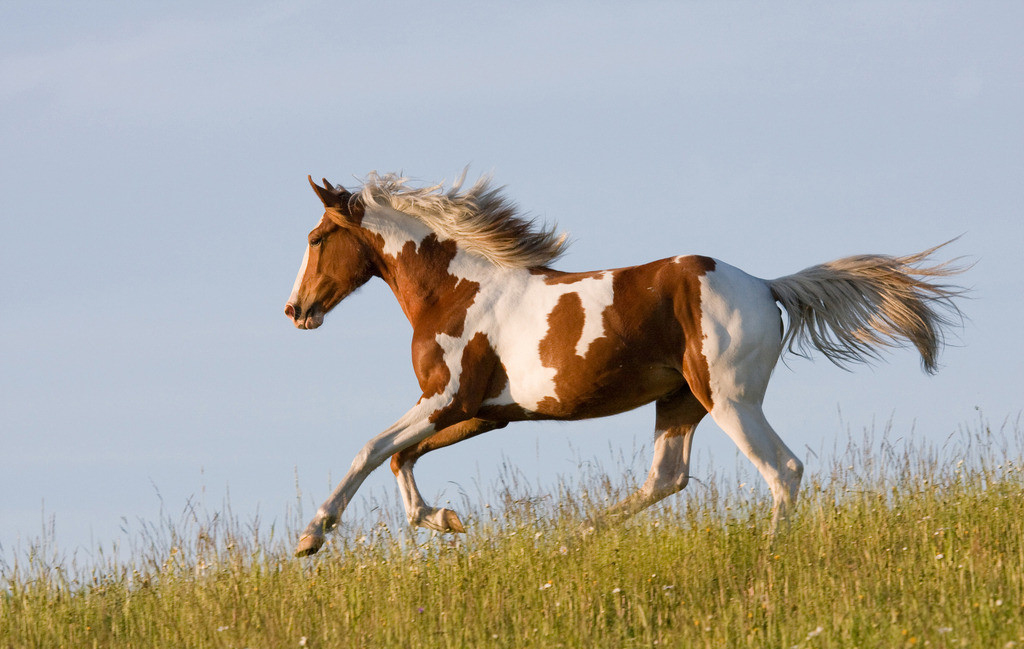
#> input picture OpenCV/horse.jpg, 1024 x 649 px
$ jupyter execute '09_边缘检测.ipynb'
#> lines starting #> are read from the running program, lines starting #| are printed output that depends on the picture; after the words box and inside, x2 and y2 are one past the last pixel; in counts of white or black regions, pixels touching at a corner belong together
[cell 1]
import numpy as np
import cv2 as cv
import matplotlib.pyplot as plt

[cell 2]
img = cv.imread("./horse.jpg", 0)
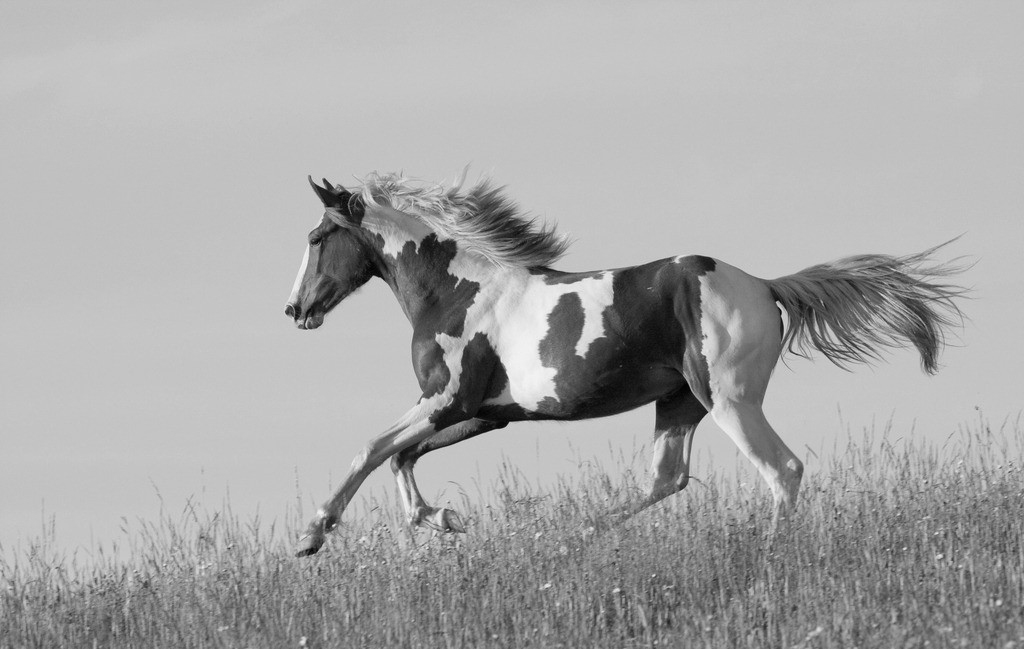
#> img: shape (649, 1024); min 1, max 246, mean 167.8

[cell 3]
plt.imshow(img, cmap=plt.cm.gray)

# 1 Sobel

[cell 4]
x = cv.Sobel(img, cv.CV_16S, 1, 0)
y = cv.Sobel(img, cv.CV_16S, 0, 1)
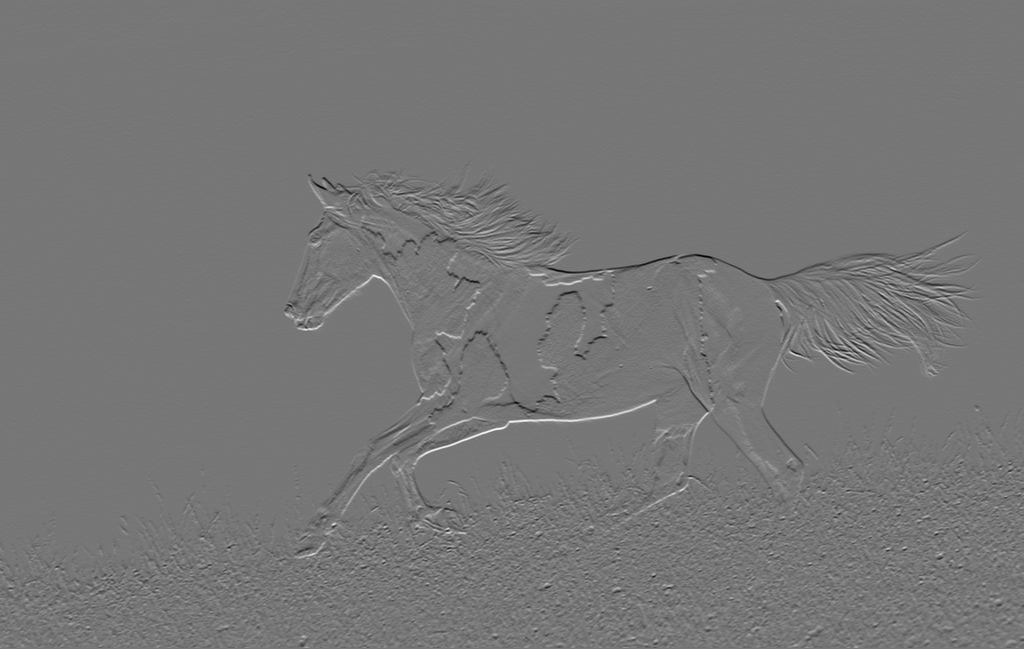
#> y: shape (649, 1024) int16; min -663, max 757, mean -0.9; drawn with min black and max white

[cell 5]
absX = cv.convertScaleAbs(x)
absY = cv.convertScaleAbs(y)

[cell 6]
res = cv.addWeighted(absX, 0.5, absY, 0.5, 0)

[cell 7]
plt.imshow(res, cmap=plt.cm.gray)

# 2 Schaar

[cell 8]
x = cv.Sobel(img, cv.CV_16S, 1, 0, ksize=-1)
y = cv.Sobel(img, cv.CV_16S, 0, 1, ksize=-1)

[cell 9]
absX = cv.convertScaleAbs(x)
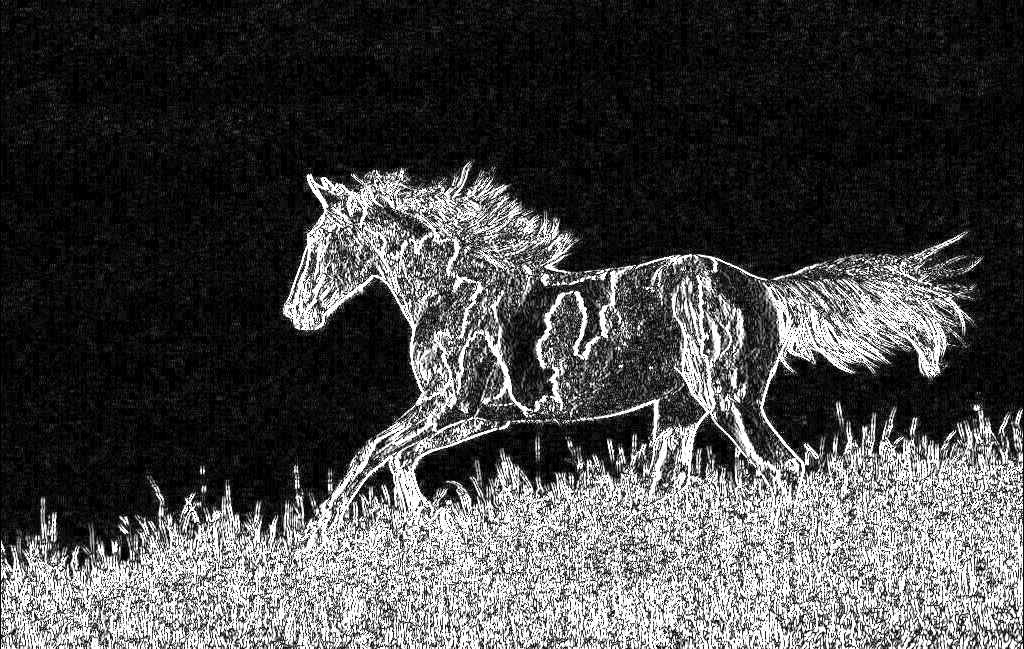
#> absX: shape (649, 1024); min 0, max 255, mean 72.7
absY = cv.convertScaleAbs(y)
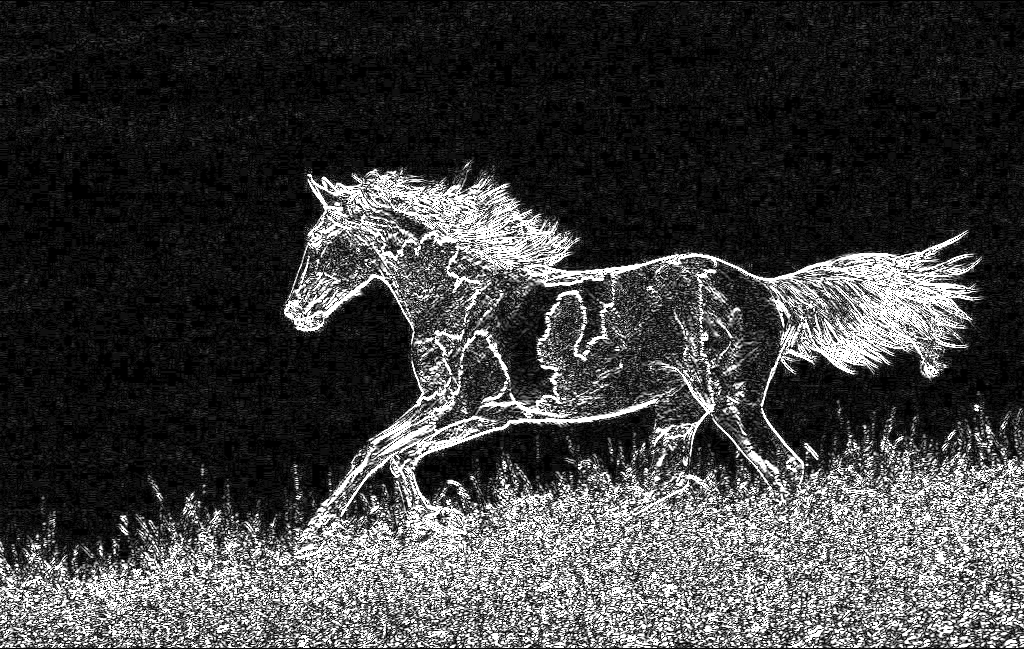
#> absY: shape (649, 1024); min 0, max 255, mean 63.7

[cell 10]
res = cv.addWeighted(absX, 0.5, absY, 0.5, 0)

[cell 11]
plt.imshow(res, cmap=plt.cm.gray)

# 3 Laplacian

[cell 12]
res = cv.Laplacian(img, cv.CV_16S)

[cell 13]
res =cv.convertScaleAbs(res)
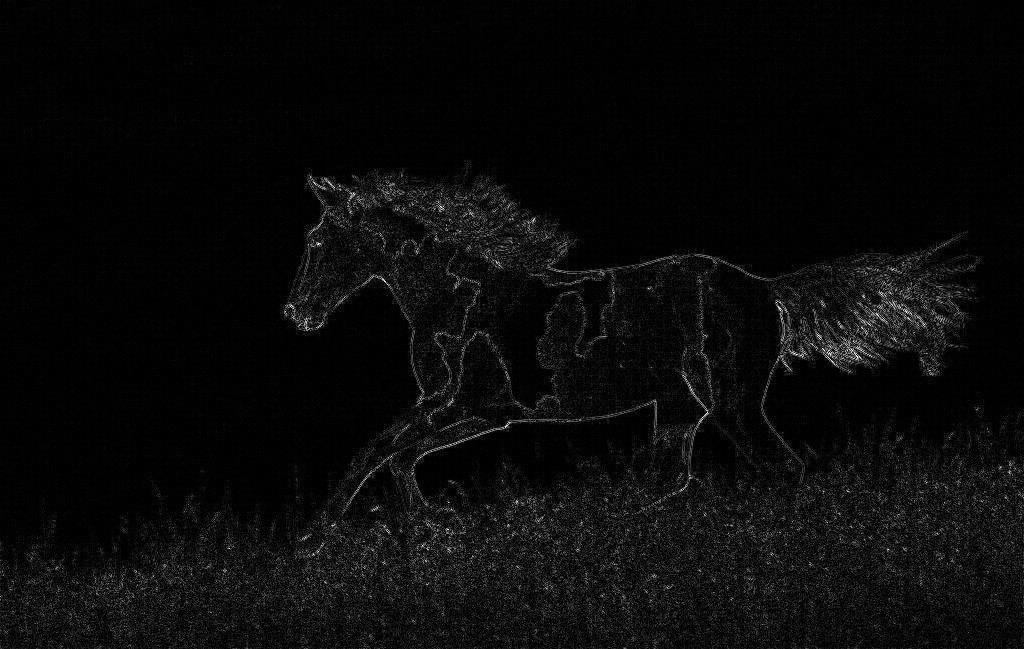
#> res: shape (649, 1024); min 0, max 255, mean 10.1

[cell 14]
plt.imshow(res, cmap=plt.cm.gray)

# 4 Canny

[cell 15]
res = cv.Canny(img, 0, 100)
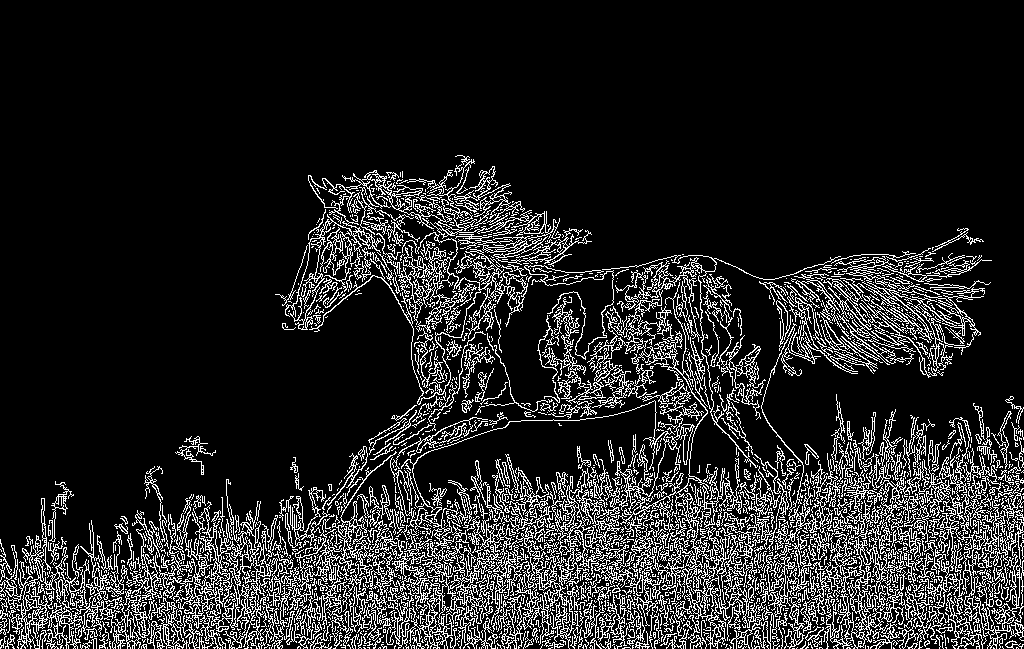
#> res: shape (649, 1024); 14.2% white in thin lines or dots, all inside (x1, y1, x2, y2) = (0, 155, 1024, 649)

$ run again, with OpenCV/kids.jpg copied over OpenCV/horse.jpg
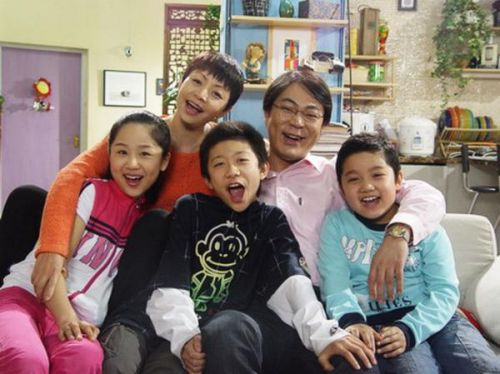
#> input picture OpenCV/kids.jpg, 500 x 374 px
#> `absY = cv.convertScaleAbs(y)`:
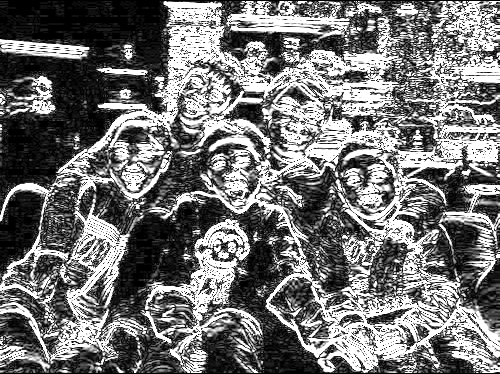
#> absY: shape (374, 500); min 0, max 255, mean 116.1
#> `res = cv.Canny(img, 0, 100)`:
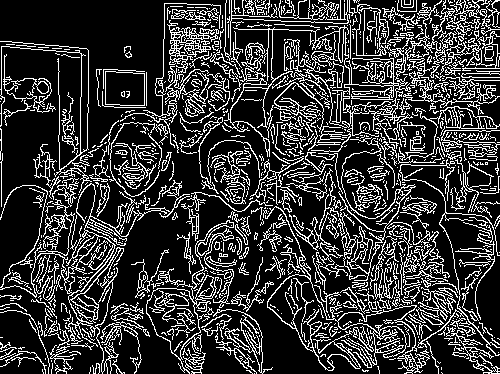
#> res: shape (374, 500); 21.7% white in thin lines or dots
